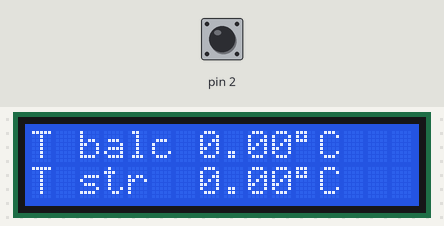
Bench run of a program on a simulated Arduino Uno, built with avr-gcc and run on an emulated ATmega328P. Shown: 16×2 character LCD. Inputs (shaded band) come from the test bench; at power-on: pin 2 HIGH. No radio packets arrive unless stated; what the program prints to the serial monitor is not drawn.

Above: at 2.3 s.
2.4 s: pin 2 pulled LOW for 0.15 s
At 3.4 s:
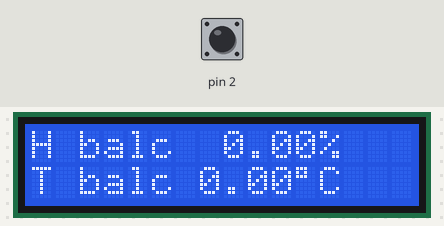
4.0 s: pin 2 pulled LOW for 0.15 s
At 5.0 s:
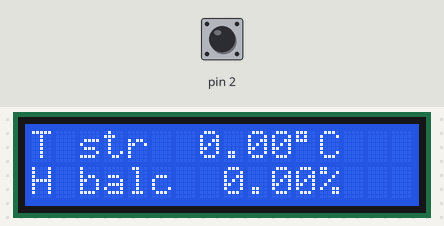
Timing chart, 0 to 7.0 s (numbered marks = the images above; inputs shaded):
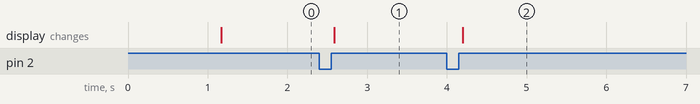

Measured:
- after the input at 2.4 s, the display: changes after 0.19 s (image 1)
- after the input at 4.0 s, the display: changes after 0.20 s (image 2)

The program:

main.cpp
```cpp
// KITCHEN RECEIVER
#include <Wire.h>
#include "NRFDataParser.h"
#include "NRF24Receiver.h"
#include "LCD1602Display.h"
#include <printf.h>

const size_t GLOBAL_DELAY_TIME = 2000;
Radio::BalconyNRFDataParser nrfBalconyDataParser;

void setup() {
    Serial.begin(9600);
    printf_begin();
    Display::LCD1602.Init();
    Radio::NRF24.Init();
    Radio::NRF24.AddPipeForListening(Radio::PIPE_0_ADDR);
    Radio::NRF24.StartListeningAll();
    Radio::receivingPauseTimer = millis();
}

void loop() {
    Display::LCD1602.Update();
    Display::LCD1602.ShowStoragedData();
    if (Radio::NRF24.IsAvailable() && Radio::ReadyToGetNextData())
    {
        Radio::receivingAttempts++;
        Radio::NRF24.ReceiveData();
        if (Radio::DataIsValid()) {
            Serial.println("[I] Data received at attempt: " + String(Radio::receivingAttempts));
            nrfBalconyDataParser.SaveReceivedData();
            nrfBalconyDataParser.PrintDebugInfo();
            float vals[3];
            vals[0] = nrfBalconyDataParser.GetTemperature();
            vals[1] = nrfBalconyDataParser.GetTemperatureOnStreet();
            vals[2] = nrfBalconyDataParser.GetHumidity();
            Display::LCD1602.UpdateValues(vals);
            Radio::ResetDataReceivingProcess();
        }
    }

   if (Radio::receivingAttempts >= Radio::MAX_RECEIVING_ATTEMPTS) {
        Serial.println("[E] Data did not received, " + String(Radio::receivingAttempts) + " attempts failed");
        Radio::receivingAttempts = 0;
   }

}
```

NRF24Receiver.h
```cpp
#pragma once
#include <nRF24L01.h>
#include <RF24.h>

RF24 RF24_Global(Radio::PIN_CE, Radio::PIN_CSN);

class NRF24Receiver {
public:

    NRF24Receiver(String id)
        :_id(id)
        , _nrf24(&RF24_Global)
        , _pipesCount(0)
    {}

    void Init() {
        delay(CAPACITOR_CHARGING_TIME);
        if (!_nrf24) {
            return;
        }
        _inited = false;
        _nrf24->begin();
        if (_nrf24->isPVariant() && _nrf24->isValid()) {
            _inited = true;
            Serial.println("Inited " + GetID());
            _nrf24->setPALevel(RF24_PA_MAX);
            _nrf24->setDataRate(RF24_250KBPS);
            _nrf24->setCRCLength(RF24_CRC_8);
            _nrf24->setChannel(Radio::CHANNEL);
            _nrf24->setAutoAck(false);
            _nrf24->printDetails();
        }
        else {
            Serial.println("NRF24Module is not inited");
        }
    }

    void AddPipeForListening(uint64_t address) {
        _nrf24->openReadingPipe(_pipesCount, address);
        _pipesCount++;
        Serial.println("NRF24Receiver: Added pipe #" + String(_pipesCount));
    }

    void StartListeningAll() {
       _nrf24->startListening();
       Serial.println("NRF24Receiver: Start listening all");
       Serial.println("NRF24Receiver: Pipes count = " + String(_pipesCount));
    }

    String GetID() const {
        if (_inited) {
            return _id;
        }
        else {
            Serial.println("NRF24Module is not inited");
        }
    }

    bool IsAvailable() {
        if (_nrf24 && _inited) {
            return _nrf24->available();
        }
        else {
            return false;
        }
    }

    void ReceiveData() {
        _nrf24->read(&Radio::receivedData, sizeof(Radio::receivedData));
    }

private:
    RF24* _nrf24;
    String _id;
    bool _inited;
    size_t _pipesCount;
    static const int CAPACITOR_CHARGING_TIME = 1000;
};

namespace Radio {
    NRF24Receiver NRF24("NRF24.Receiver");
}
```

NRFDataParser.h
```cpp
#pragma once
#include <ArduinoJson.hpp>
#include <ArduinoJson.h>

namespace Radio {
    const int PIN_CE = 9;
    const int PIN_CSN = 10;
    const uint8_t CHANNEL = 0x6f;

    const uint32_t PIPE_0_ADDR = 111156789;
    const uint64_t PIPE_1_ADDR = 0xC4C5C6C7F1;
    const uint64_t PIPE_2_ADDR = 0xC4C5C6C7F2;

    enum ModulePosition {
        Balcony = 0,
        Hall = 1,
        Garage
    };

    enum SensorsCount {
        One = 1,
        Two = 2,
        Three,
        Four,
        Five,
        Six
    };

    const int DATA_ARRAY_SIZE = 7;

    float receivedData[DATA_ARRAY_SIZE];
    float jsonData[DATA_ARRAY_SIZE];

    const float HASH = 3.1415926f;
    const float EPS = 0.001f;
    const int MAX_RECEIVING_ATTEMPTS = 1000000;
    int receivingAttempts = 0;

    unsigned long receivingPauseTimer = millis();
    const int RECEIVING_DELAY = 5000;

    bool DataIsValid() {
        return abs(Radio::receivedData[0] - Radio::HASH) < Radio::EPS;
    }

    bool ReadyToGetNextData() {
        return millis() - receivingPauseTimer >= RECEIVING_DELAY;
    }

    void ResetDataReceivingProcess() {
        receivingPauseTimer = millis();
        receivingAttempts = 0;
    }
}

namespace JSON {
    static const unsigned short int JSON_DOC_SIZE = 200;
    StaticJsonDocument<JSON_DOC_SIZE> doc;
    const String TEMP_TAG = String("temperature");
    const String TEMP_STREET_TAG = String("temperature.street");
    const String PRESSURE_TAG = String("pressure");
    const String HUMIDITY_TAG = String("humidity");
}

namespace Radio {
    class NRFDataParser {
    public:

        void ClearReceivedData() {
            for (size_t i = 0; i < Radio::DATA_ARRAY_SIZE; i++) {
                Radio::receivedData[i] = 0.f;
            }
        }
    };

    class BalconyNRFDataParser : public NRFDataParser {
        float _temperature;
        float _temperatureStreet;
        float _humidity;
    public:

        void SaveReceivedData() {
            _temperature = Radio::receivedData[3];
            _humidity = Radio::receivedData[4];
            _temperatureStreet = Radio::receivedData[5];
        }

        void PrintDebugInfo() {
            Serial.println("From Balcony[0]:(hash): " + String(Radio::receivedData[0]));
            Serial.println("From Balcony[1]:(modulePos): " + String(Radio::receivedData[1]));
            Serial.println("From Balcony[2]:(sensorsCount): " + String(Radio::receivedData[2]));
            Serial.println("From Balcony[3]:(temp): " + String(Radio::receivedData[3]));
            Serial.println("From Balcony[4]:(humidity): " + String(Radio::receivedData[4]));
            Serial.println("From Balcony[5]:(temp.street): " + String(Radio::receivedData[5]));
        }

        float GetTemperature() {
            return _temperature;
        }

        float GetHumidity() {
            return _humidity;
        }

        float GetTemperatureOnStreet() {
            return _temperatureStreet;
        }

        String GetDisplayTempBalcony() {
            return String("T balc " + String(_temperature) + String(char(223)) + String("C   "));
        }

        String GetDisplayTempStreet() {
            return String("T str  " + String(_temperatureStreet) + String(char(223)) + String("C"));
        }

        String GetDisplayHumidityBalcony() {
            return String("H balc  " + String(_humidity) + String("%"));
        }
    };
}
```

Sensor.cpp
```cpp
#include "Sensor.h"

Sensor::Sensor(String id)
	:_id(id)
	, _inited(false)
{
}

const String& Sensor::GetID() const
{
	return _id;
}

String Sensor::GetSensorNotInitializedMsg() const
{
	return String("Sensor " + _id + " not initialized");
}
```

Sensor.h
```cpp
#pragma once
#include <WString.h>

class Sensor {
	String _id;

public:
	Sensor(String id);
	virtual void Init() = 0;
	const String& GetID() const;
	String GetSensorNotInitializedMsg() const;

protected:
	bool _inited;

};
```

LCD1602Display.h
```cpp
#pragma once
#include <LiquidCrystal_I2C.h>
#include <EncButton.h>

LiquidCrystal_I2C LCDMain(0x27, 16, 2);
EncButton<EB_TICK, PIND2> btnMain;

namespace Display {
    const String LOADING_WORD = "Loading...";
}
namespace Display {
    class LCD1602Dislay {
    public:

        LCD1602Dislay(String id)
            : _id(id)
            , _inited(false)
            , _lcdMain(&LCDMain)
            , _btn(&btnMain)
        {}

        virtual void Init() {
            if (!_lcdMain) {
                return;
            }
            _lcdMain->init();
            _inited = true;
            _lcdMain->backlight();
            _lcdMain->setCursor(LOAD_CURSOR_POS, 0);
            _lcdMain->print(Display::LOADING_WORD);
        }

        void Print(size_t charPos, size_t rowNumber, const String str) {
            if (_inited) {
                _lcdMain->setCursor(charPos, rowNumber);
                _lcdMain->print(str);
            }
        }

        void Update() {
            _btn->tick();
            if (_btn->isClick()) {
                _firstLineData--;
                if (_firstLineData < 0) {
                    _firstLineData = SENSORS_COUNT - 1;
                }
            }
        }

        void UpdateValues(float vals[3]) {
            _vals[0] = vals[0];
            _vals[1] = vals[1];
            _vals[2] = vals[2];
        }

        String GetStringDataByNumberInArray(int i) {
            if (i == 0) {
                return String("T balc " + String(_vals[0]) + String(char(223)) + String("C   "));
            }
            else if (i == 1) {
                return String("T str  " + String(_vals[1]) + String(char(223)) + String("C"));
            }
            else {
                return String("H balc  " + String(_vals[2]) + String("%"));
            }
        }

        void ShowStoragedData() {
            Print(0, 0, GetStringDataByNumberInArray(_firstLineData));
            int secondLineData = _firstLineData + 1;
            if (secondLineData > SENSORS_COUNT - 1) {
                secondLineData = 0;
            }
            Print(0, 1, GetStringDataByNumberInArray(secondLineData));
        }

    private:
        LiquidCrystal_I2C* _lcdMain;
        EncButton<EB_TICK, PIND2>* _btn;
        String _id;
        bool _inited;
        const size_t LOAD_CURSOR_POS = 3;
        static const size_t SENSORS_COUNT = 3;
        float _vals[SENSORS_COUNT]; // [0] - t balc, [1] - t street, [2] - humidity balc
        int _firstLineData = 0;     // Ïðè çàãðóçêå â ïåðâîé ñòðîêå t balc è äàëåå

    };
}

namespace Display {
    LCD1602Dislay LCD1602("Display.LCD1602");
}
```
